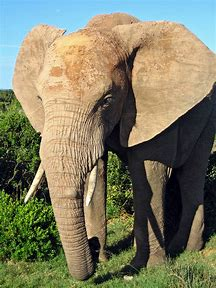
#> input picture Elephant.jpeg, 216 x 288 px
$ jupyter execute Question4_DIP.ipynb
#> lines starting #> are read from the running program, lines starting #| are printed output that depends on the picture
<a href="https://colab.research.google.com/github/SwamyYedla/Digital-Image-Processing/blob/main/Question4_DIP.ipynb" target="_parent"></a>

[cell 1]
import numpy as np
import matplotlib.pyplot as plt
from PIL import Image
from scipy.fft import fft2, ifft2, fftshift, ifftshift

def load_image(image_path):
#> called with image_path = 'Elephant.jpeg'
    image = Image.open(image_path).convert('L')
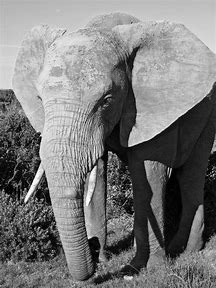
#> image: PIL image 216x288 L; min 0, max 253, mean 122.3
    return np.array(image, dtype=np.float32)

def apply_fourier_transform(image):
    f_transform = fft2(image)
    f_transform_shifted = fftshift(f_transform)
    return f_transform_shifted

def create_butterworth_filter(shape, cutoff, order):
    """that smooths out high-frequency noise based on a specified cutoff frequency and order"""
    rows, cols = shape
    crow, ccol = rows // 2, cols // 2
    x, y = np.ogrid[:rows, :cols]
    distance = np.sqrt((x - crow)**2 + (y - ccol)**2)
    butterworth_filter = 1 / (1 + (distance / cutoff)**(2 * order))
    return butterworth_filter

def create_gaussian_filter(shape, cutoff):
    """Create a Gaussian low-pass filter to determine the weight of frequencies, also defined by a cutoff.."""
    rows, cols = shape
    crow, ccol = rows // 2, cols // 2
    x, y = np.ogrid[:rows, :cols]
    distance = np.sqrt((x - crow)**2 + (y - ccol)**2)
    gaussian_filter = np.exp(-(distance**2) / (2 * (cutoff**2)))
    return gaussian_filter

def apply_filter(f_transform, filter_mask):
    return f_transform * filter_mask

def inverse_fourier_transform(f_transform_shifted):
    f_ishifted = ifftshift(f_transform_shifted)
    image_reconstructed = ifft2(f_ishifted)
    return np.abs(image_reconstructed)
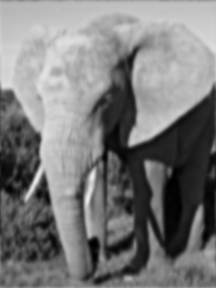
#> returned value: shape (288, 216) float64; min 0.0536, max 238.3, mean 122.3

# Load the image
image_path = 'Elephant.jpeg'
image = load_image(image_path)

# Apply Fourier Transform
f_transform_shifted = apply_fourier_transform(image)

# Create filters
butterworth_filter = create_butterworth_filter(image.shape, cutoff=30, order=2)
gaussian_filter = create_gaussian_filter(image.shape, cutoff=30)

# Apply filters
butterworth_filtered = apply_filter(f_transform_shifted, butterworth_filter)
gaussian_filtered = apply_filter(f_transform_shifted, gaussian_filter)

# Inverse Fourier Transform
image_butterworth = inverse_fourier_transform(butterworth_filtered)
image_gaussian = inverse_fourier_transform(gaussian_filtered)

# Display results
plt.figure(figsize=(15, 10))

plt.subplot(2, 2, 1)
plt.imshow(image, cmap='gray')
plt.title('Original Image')
plt.axis('off')

plt.subplot(2, 2, 2)
plt.imshow(np.log1p(np.abs(f_transform_shifted)), cmap='gray')
plt.title('Fourier Transform')
plt.axis('off')

plt.subplot(2, 2, 3)
plt.imshow(image_butterworth, cmap='gray')
plt.title('Butterworth Filtered Elephant Image')
plt.axis('off')

plt.subplot(2, 2, 4)
plt.imshow(image_gaussian, cmap='gray')
plt.title('Gaussian Filtered Elephant Image')
plt.axis('off')

plt.tight_layout()
plt.show()
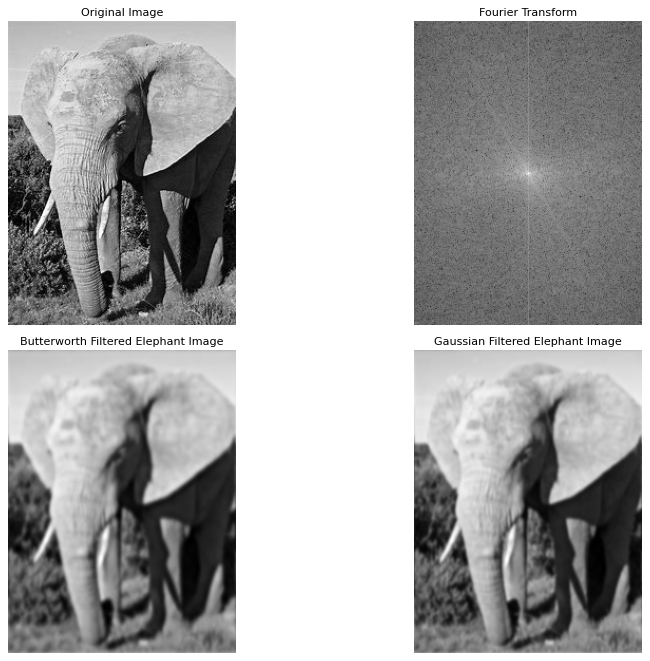
#> figure drawn by matplotlib, 4 panels
